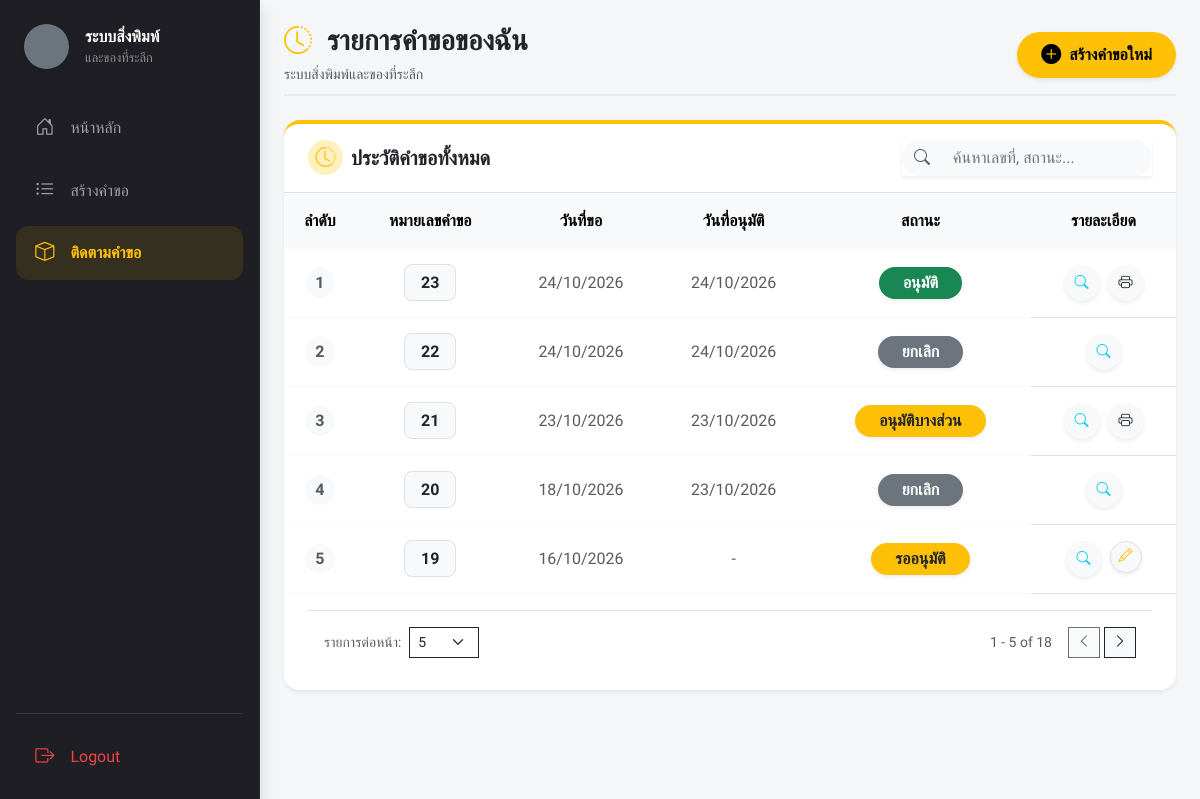
/index.php?page=my_requests (signed in), run on the app's committed database.
### tables this page shows
CREATE TABLE `requests` (
  `request_id` int(11) NOT NULL,
  `request_no` varchar(20) NOT NULL,
  `user_id` int(11) NOT NULL,
  `request_date` datetime DEFAULT current_timestamp(),
  `use_date` date DEFAULT NULL,
  `event_type` varchar(50) DEFAULT NULL,
  `event_name` varchar(200) DEFAULT NULL,
  `location` varchar(200) DEFAULT NULL,
  `purpose` text DEFAULT NULL,
  `user_note` text DEFAULT NULL,
  `status` varchar(20) DEFAULT 'Pending',
  `admin_comment` text DEFAULT NULL,
  `approved_at` datetime DEFAULT NULL,
  `approved_by` int(11) DEFAULT NULL
);

### views/user/my_requests.php (the view, shortened to what this page needs)
<?php
$user_id = $_SESSION['user_id'] ?? 0;
$stmt = $pdo->prepare("SELECT request_id, request_date, approved_at, status FROM requests WHERE user_id = ? ORDER BY request_date DESC");
$stmt->execute([$user_id]);
$requests = $stmt->fetchAll();
?>
<?php
include 'components/ui/page_header.php';
?>
<div class="card border-0 rounded-4 shadow-sm mb-5 border-warning border-top border-4 bg-white">
<?php
include 'components/ui/card_header.php';
?>
    <div class="card-body p-0 table-responsive">
        <table class="table table-hover align-middle text-center mb-0" id="requestsTable">
            <thead class="table-light text-muted">
                <tr>
                    <th class="fw-bold py-3 border-0">ลำดับ</th>
                    <th class="fw-bold py-3 border-0">หมายเลขคำขอ</th>
                    <th class="fw-bold py-3 border-0">วันที่ขอ</th>
                    <th class="fw-bold py-3 border-0">วันที่อนุมัติ</th>
                    <th class="fw-bold py-3 border-0">สถานะ</th>
                    <th class="fw-bold py-3 border-0">รายละเอียด</th>
                </tr>
            </thead>
            <tbody class="border-top-0">
                <?php if (empty($requests)): ?>
                    <tr id="emptyRowDefault">
                        <td colspan="6" class="text-center py-5 text-muted border-0">
                            <div class="bg-light rounded-circle d-inline-flex justify-content-center align-items-center mb-3 shadow-sm" style="width: 70px; height: 70px;">
                                <i class="bi bi-file-earmark-x fs-2 text-secondary opacity-50"></i>
                            </div>
                            <h6 class="fw-bold mb-0">คุณยังไม่มีประวัติการส่งคำขอ</h6>
                        </td>
                    </tr>
                <?php else: ?>
                    <?php foreach ($requests as $req):
                        $status = $req['status'];
                        $badgeClass = 'rounded-pill px-4 py-2 fw-bold shadow-sm ';
                        if ($status === 'รออนุมัติ' || $status === 'Pending') {
                            $badgeClass .= 'bg-warning text-dark';
                            $status = 'รออนุมัติ';
                        } elseif (strpos($status, 'อนุมัติบางส่วน') !== false) {
                            $badgeClass .= 'bg-warning text-dark';
                        } elseif (strpos($status, 'ไม่อนุมัติ') !== false) {
                            $badgeClass .= 'bg-danger text-white';
                        } elseif (strpos($status, 'อนุมัติ') !== false) {
                            $badgeClass .= 'bg-success text-white';
                        } else {
                            $badgeClass .= 'bg-secondary text-white';
                        }
                    ?>
                        <tr class="req-row"
                            data-reqid="<?= htmlspecialchars(strtolower($req['request_id'])) ?>"
                            data-status="<?= htmlspecialchars(strtolower($status)) ?>">
                            <td class="fw-bold text-muted py-3 border-light">
                                <span class="row-number bg-light rounded-circle d-inline-flex justify-content-center align-items-center" style="width: 30px; height: 30px;"></span>
                            </td>
                            <td class="fw-bold border-light">
                                <span class="px-3 py-2 bg-light rounded-3 border text-dark"><?= htmlspecialchars($req['request_id']) ?></span>
                            </td>
                            <td class="border-light text-muted"><?= date('d/m/Y', strtotime($req['request_date'])) ?></td>
                            <td class="border-light text-muted"><?= $req['approved_at'] ? date('d/m/Y', strtotime($req['approved_at'])) : '-' ?></td>
                            <td class="border-light">
                                <span class="badge fs-6 fw-bold px-4 py-2 <?= $badgeClass ?>"><?= htmlspecialchars($status) ?></span>
                            </td>
                            <td class="py-3">
                                <div class="d-flex justify-content-center gap-2">
                                    <a href="index.php?page=request_view&id=<?= $req['request_id'] ?>"
                                       class="btn btn-sm btn-light rounded-circle shadow-sm text-info d-inline-flex align-items-center justify-content-center"
                                       style="width: 36px; height: 36px;" title="ดูรายละเอียด">
                                        <i class="bi bi-search"></i>
                                    </a>
                                    <?php if ($req['status'] === 'รออนุมัติ'): ?>
                                        <a href="index.php?page=create_request&id=<?= $req['request_id'] ?>"
                                           class="btn btn-sm btn-light text-warning border rounded-circle shadow-sm"
                                           style="width: 32px; height: 32px;" title="แก้ไขคำร้อง">
                                            <i class="bi bi-pencil"></i>
                                        </a>
                                    <?php endif; ?>
                                    <?php if ($req['status'] === 'อนุมัติ' || $req['status'] === 'อนุมัติบางส่วน'): ?>
                                        <a href="actions/export_pdf.php?id=<?= $req['request_id'] ?>"
                                           class="btn btn-sm btn-light rounded-circle shadow-sm text-dark d-flex align-items-center justify-content-center"
                                           style="width: 36px; height: 36px;" title="พิมพ์เอกสาร">
                                            <i class="bi bi-printer"></i>
                                        </a>
                                    <?php endif; ?>
                                </div>
                            </td>
                        </tr>
                    <?php endforeach; ?>
                <?php endif; ?>
            </tbody>
        </table>
    </div>
<?php
include 'components/ui/card_footer_pagination.php';
?>
</div>

### assets/css/style.css (style rules this page uses)
:root { --portal-ink: #1e1e24; --portal-yellow: #ffc107; --portal-surface: #f8f9fa; }
body { background: var(--portal-surface); }

### includes/header.php (style rules this page uses)
body, .container-fluid, .card, .btn, table, input, select { font-family: 'Prompt', sans-serif !important; }
::placeholder { color: #6c757d !important; opacity: 1 !important; }

### views/user/my_requests.php (style rules this page uses)
table#requestsTable { counter-reset: rowNumber; }
table#requestsTable tbody tr.req-row:not(.d-none) { counter-increment: rowNumber; }
table#requestsTable tbody tr.req-row:not(.d-none) .row-number::before { content: counter(rowNumber); }

### data on the page
requests: request_id "23", request_date "24/10/2026", approved_at "24/10/2026", status "อนุมัติ"
requests: request_id "22", request_date "24/10/2026", approved_at "24/10/2026", status "ยกเลิก"
requests: request_id "21", request_date "23/10/2026", approved_at "23/10/2026", status "อนุมัติบางส่วน"
requests: request_id "20", request_date "18/10/2026", approved_at "23/10/2026", status "ยกเลิก"
requests: request_id "19", request_date "16/10/2026", status "รออนุมัติ"

### other printed values
$_ph_title "รายการคำขอของฉัน"
$_ph_subtitle "ระบบสิ่งพิมพ์และของที่ระลึก"
$_ph_action['label'] "สร้างคำขอใหม่"
$_ch_title "ประวัติคำขอทั้งหมด"
